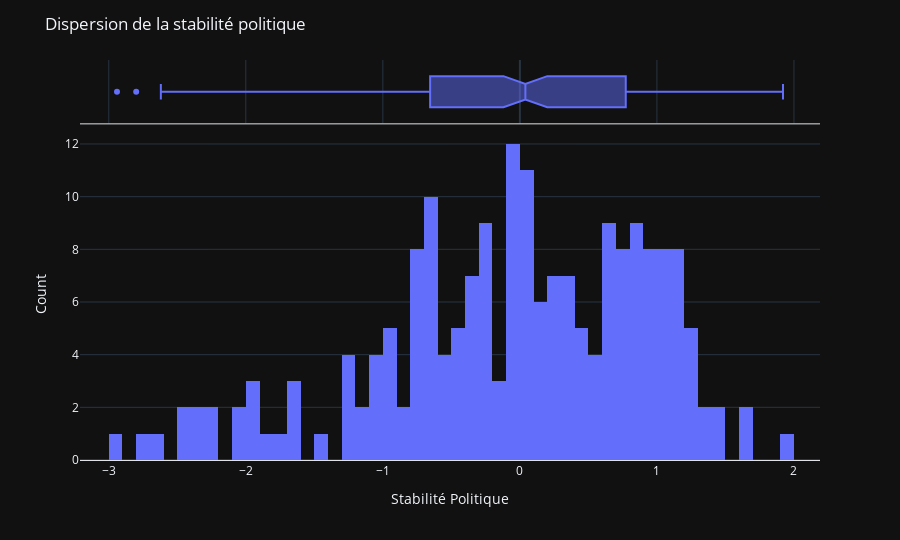

Source (notebook cell):
### Markdown cell above
### 2.3.3 - Analyse univariée
#### Stabilité politique

### Code cell
analyse_univarie(political_stability, 'Stabilité politique', 50, False, 'Dispersion de la stabilité politique', 'Stabilité Politique')

### Figure 1 — Plotly figure (JSON) as saved in the notebook; plotly's stock layout.template omitted (floating-point values rounded to 4 significant figures; data arrays with more than 128 entries replaced by an {"elided": "..."} marker saying what was removed)
{"data": [{"alignmentgroup": "True", "bingroup": "x", "hovertemplate": "Stabilité politique=%{x}<br>count=%{y}<extra></extra>", "legendgroup": "", "marker": {"color": "#636efa", "pattern": {"shape": ""}}, "name": "", "nbinsx": 50, "offsetgroup": "", "orientation": "v", "showlegend": false, "type": "histogram", "x": {"elided": "197 float values"}, "xaxis": "x", "yaxis": "y"}, {"alignmentgroup": "True", "hovertemplate": "Stabilité politique=%{x}<extra></extra>", "legendgroup": "", "marker": {"color": "#636efa"}, "name": "", "notched": true, "offsetgroup": "", "showlegend": false, "type": "box", "x": {"elided": "197 float values"}, "xaxis": "x2", "yaxis": "y2"}], "layout": {"barmode": "relative", "height": 540, "legend": {"tracegroupgap": 0}, "margin": {"t": 60}, "title": {"text": "Dispersion de la stabilité politique"}, "xaxis": {"anchor": "y", "domain": [0, 1], "linecolor": "#E0E2E5", "linewidth": 1, "showline": true, "title": {"text": "Stabilité Politique"}}, "xaxis2": {"anchor": "y2", "domain": [0, 1], "linecolor": "#E0E2E5", "linewidth": 1, "matches": "x", "showgrid": true, "showline": true, "showticklabels": false}, "yaxis": {"anchor": "x", "domain": [0, 0.8316], "title": {"text": "Count"}}, "yaxis2": {"anchor": "x2", "domain": [0.8416, 1], "matches": "y2", "showgrid": false, "showline": false, "showticklabels": false, "ticks": ""}}}
